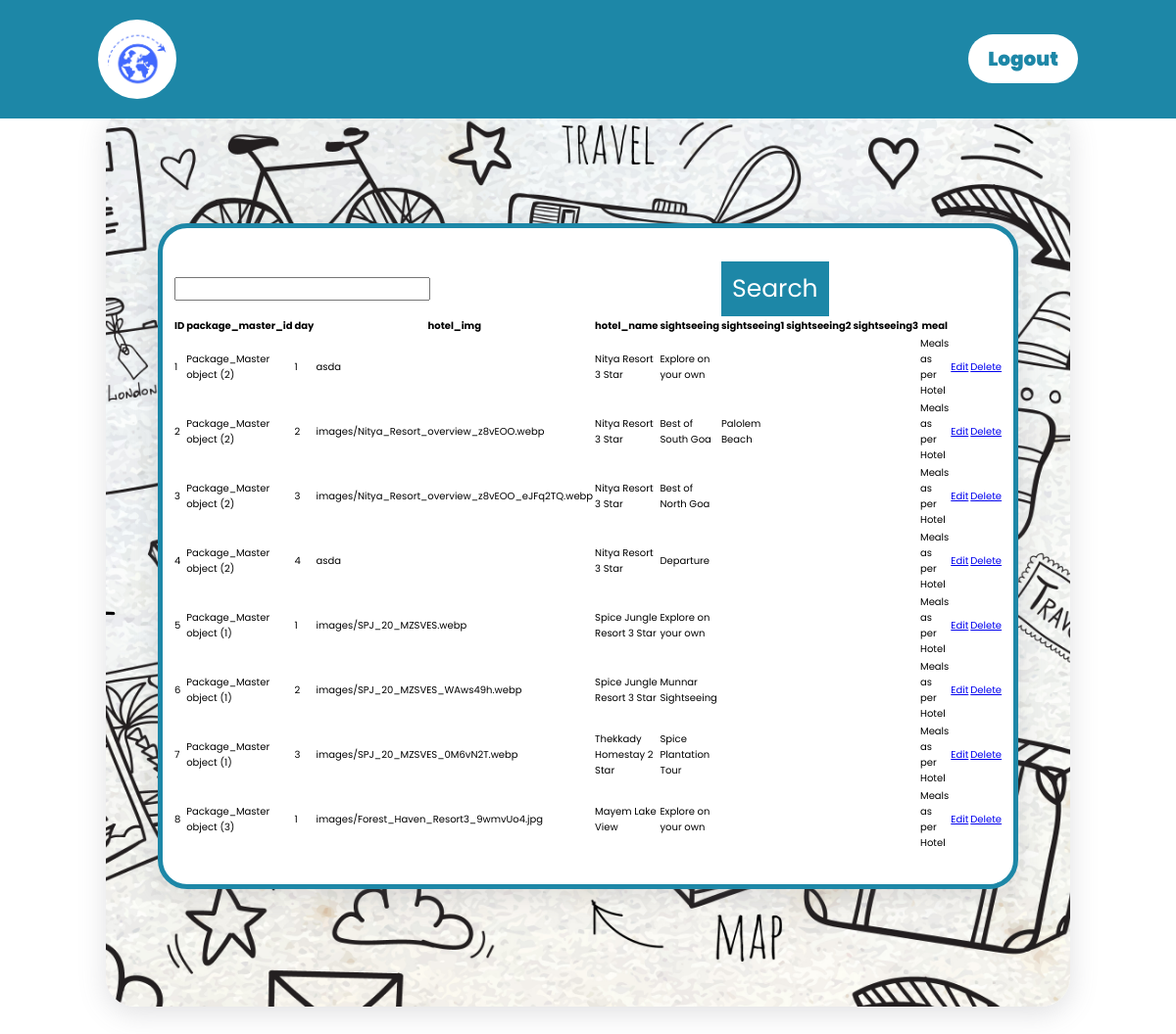
Screenshot of /admin_packageDays_show with the database file from the repository.
### myapp/models.py (models this page shows)
class Package_Days(models.Model):
    package_master_id=models.ForeignKey(Package_Master,on_delete=models.CASCADE)
    day = models.IntegerField('day', default=0)
    hotel_img = models.ImageField(upload_to='images/', default='asda')
    hotel_name = models.CharField('hotel_name', max_length=50, default='asda')
    hotel_id = models.ForeignKey(Hotel_Master, on_delete=models.CASCADE, default=1)
    sightseeing = models.CharField('sightseeing', max_length=40, blank=True)
    sightseeing1 = models.CharField('sightseeing1', max_length=40, blank=True)
    sightseeing2 = models.CharField('sightseeing2', max_length=40, blank=True)
    sightseeing3 = models.CharField('sightseeing3', max_length=40, blank=True)
    meal = models.CharField('meal', max_length=20, default='2')

class Package_Master(models.Model):
    pack_name=models.CharField('pack_name',max_length=50)
    destination=models.CharField('destination',max_length=50,default='AaBbCc')
    pack_details=models.CharField('pack_details',max_length=300)
    pack_price=models.IntegerField('pack_price')
    image=models.ImageField(upload_to='images/')
    image1=models.ImageField(upload_to='images/',default='asda')
    image2=models.ImageField(upload_to='images/',default='asda')
    image3=models.ImageField(upload_to='images/',default='asda')
    days=models.CharField('days',max_length=10,default='1')
    nights=models.CharField('nights',max_length=10,default='1')
    city_id=models.ForeignKey(City,on_delete=models.CASCADE,default=1)
    state_id=models.ForeignKey(State,on_delete=models.CASCADE,default=1)

### myapp/views.py (the view)
# urls.py: path('admin_packageDays_show', views.admin_packageDays_show, name='admin_packageDays_show'),
def admin_packageDays_show(request):
    data=Package_Days.objects.all()
    return render(request,'holiday_package/admin_packageDays_show.html',{'data':data})

### myapp/templates/holiday_package/admin_packageDays_show.html (shortened to what this page needs)
<!DOCTYPE html>
{% load static %}
<html lang="en">
<head>
    <link rel="stylesheet" href="{% static 'css/admin_package_show.css' %}">
    <link rel="stylesheet" href="https://cdnjs.cloudflare.com/ajax/libs/font-awesome/5.15.3/css/all.min.css">
    <link rel="stylesheet" href="https://cdnjs.cloudflare.com/ajax/libs/font-awesome/4.7.0/css/font-awesome.min.css">
</head>
<body>
    <header>
        <img src="{% static 'images/logo.png' %}" class="logo">
        <div class="navbar" id="navbar">
        <a href="{% url 'admin_logout' %}" class="login-btn">Logout</a>
    </div>
    </header>
    <div class="content">
        <div class="content-1">
        <table>
            <form action="" method="POST">
            <tr>
                <td colspan="6"><input name="username"></td>
                <td colspan="7"><button type="submit">Search</button></td>
            </tr>
            </form>
            <tr>
                <th>ID</th>
                <th>package_master_id</th>
                <th>day</th>
                <th>hotel_img</th>
                <th>hotel_name</th>
                <th>sightseeing</th>
                <th>sightseeing1</th>
                <th>sightseeing2</th>
                <th>sightseeing3</th>
                <th>meal</th>
            </tr>
            {% for i in data %}
             <tr>
                <td>{{ i.id }}</td>
                <td>{{ i.package_master_id }}</td>
                <td>{{ i.day }}</td>
                <td>{{ i.hotel_img }}</td>
                <td>{{ i.hotel_name }}</td>
                <td>{{ i.sightseeing }}</td>
                <td>{{ i.sightseeing1 }}</td>
                <td>{{ i.sightseeing2 }}</td>
                <td>{{ i.sightseeing3 }}</td>
                <td>{{ i.meal }}</td>
                <td><a href="edit/{{ i.id }}">Edit</a></td>
                <td><a href="delete/{{ i.id }}">Delete</a></td>
            </tr>
            {% endfor %}
        </table>
        </div>
    </div>
</body>
</html>

### myapp/static/css/admin_package_show.css (style rules this page uses)
* { margin: 0; padding: 0; box-sizing: border-box; font-family: 'Poppins', sans-serif; }
html { scroll-behavior: smooth; }
header { position: fixed; top: 0; left: 0; width: 100%; display: flex; justify-content: space-between; align-items: center; transition: 0.6s; padding: 20px 100px; background: #1d87a7; z-index: 10000; }
header .logo { position: relative; width: 80px; transition: 0.6s; background-color: #fff; padding: 10px; border-radius: 50%; }
.navbar { display: contents; justify-content: center; padding: 0 50px; position: relative; width: 100%; }
.login-btn { background: #fff; color: #1d87a7; padding: 10px 20px; text-decoration: none; font-size: 20px; font-weight: 900; border-radius: 30px; }
.content { margin: 9%; background-image: url(/static/images/doodle.jpg); background-size: cover; background-position: center; border-radius: 30px; box-shadow: rgb(100 100 111 / 20%) 0px 7px 29px 0px; padding: 10%; display: flex; justify-content: center; }
button { background-color: #1d87a7; text-decoration: none; color: #fff; padding: 8px 10px; right: 44px; top: 36px; font-size: 25px; transition: 0.2s; border: 1px solid #1d87a7; }
.content-1 { width: 118%; background: #fff; padding: 32px; display: flex; border: 5px solid #1d87a7; box-shadow: rgb(100 100 111 / 20%) 0px 7px 29px 0px; border-radius: 30px; justify-content: center; font-size: 10px; }

### rows the page displays
Package_Days: id "1", package_master_id "Package_Master object (2)", day "1", hotel_img "asda", hotel_name "Nitya Resort 3 Star", sightseeing "Explore on your own", meal "Meals as per Hotel"
Package_Days: id "2", package_master_id "Package_Master object (2)", day "2", hotel_img "images/Nitya_Resort_overview_z8vEOO.webp", hotel_name "Nitya Resort 3 Star", sightseeing "Best of South Goa", sightseeing1 "Palolem Beach", meal "Meals as per Hotel"
Package_Days: id "3", package_master_id "Package_Master object (2)", day "3", hotel_img "images/Nitya_Resort_overview_z8vEOO_eJFq2TQ.webp", hotel_name "Nitya Resort 3 Star", sightseeing "Best of North Goa", meal "Meals as per Hotel"
Package_Days: id "4", package_master_id "Package_Master object (2)", day "4", hotel_img "asda", hotel_name "Nitya Resort 3 Star", sightseeing "Departure", meal "Meals as per Hotel"
Package_Days: id "5", package_master_id "Package_Master object (1)", day "1", hotel_img "images/SPJ_20_MZSVES.webp", hotel_name "Spice Jungle Resort 3 Star", sightseeing "Explore on your own", meal "Meals as per Hotel"
Package_Days: id "6", package_master_id "Package_Master object (1)", day "2", hotel_img "images/SPJ_20_MZSVES_WAws49h.webp", hotel_name "Spice Jungle Resort 3 Star", sightseeing "Munnar Sightseeing", meal "Meals as per Hotel"
Package_Days: id "7", package_master_id "Package_Master object (1)", day "3", hotel_img "images/SPJ_20_MZSVES_0M6vN2T.webp", hotel_name "Thekkady Homestay 2 Star", sightseeing "Spice Plantation Tour", meal "Meals as per Hotel"
Package_Days: id "8", package_master_id "Package_Master object (3)", day "1", hotel_img "images/Forest_Haven_Resort3_9wmvUo4.jpg", hotel_name "Mayem Lake View", sightseeing "Explore on your own", meal "Meals as per Hotel"
